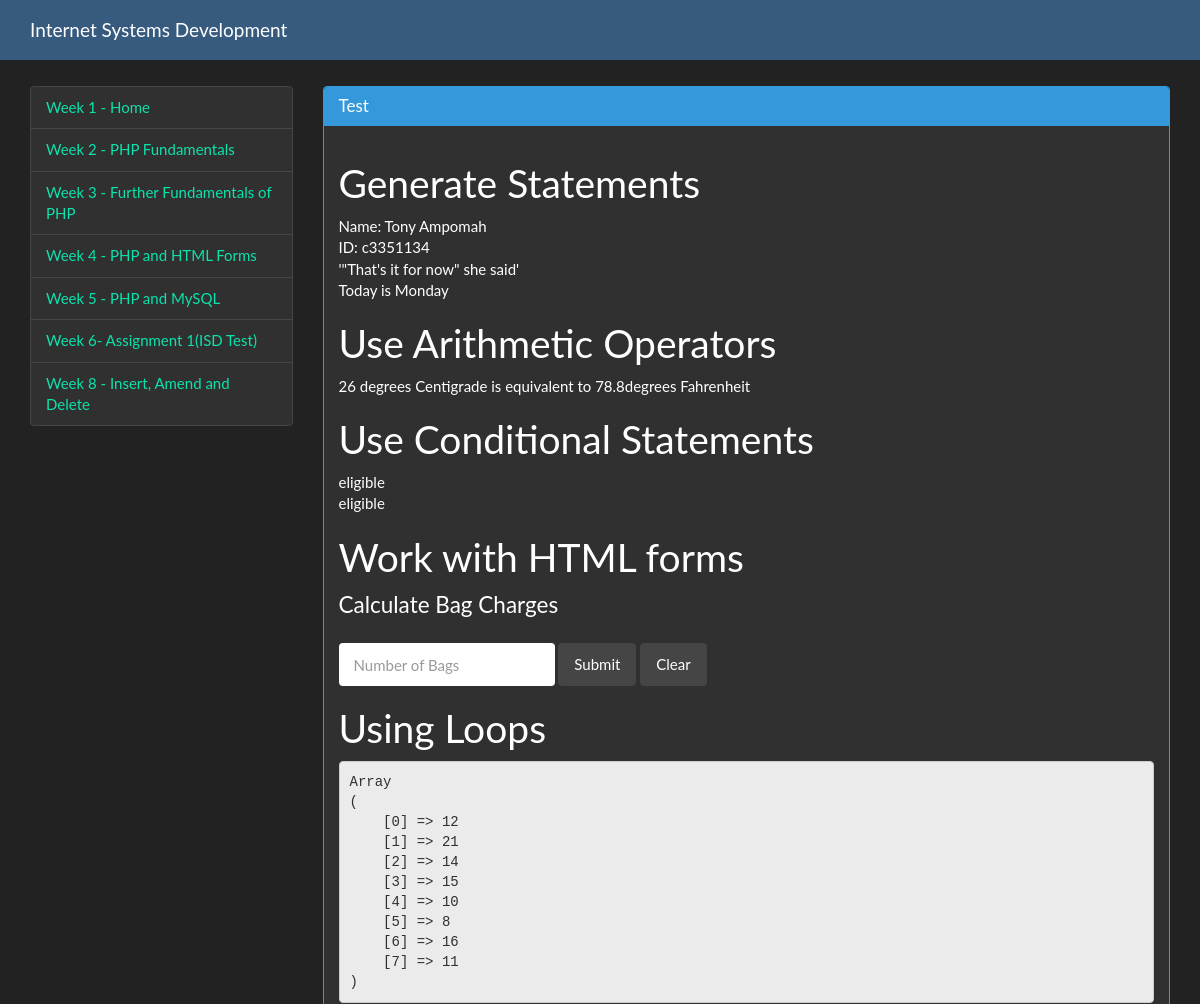
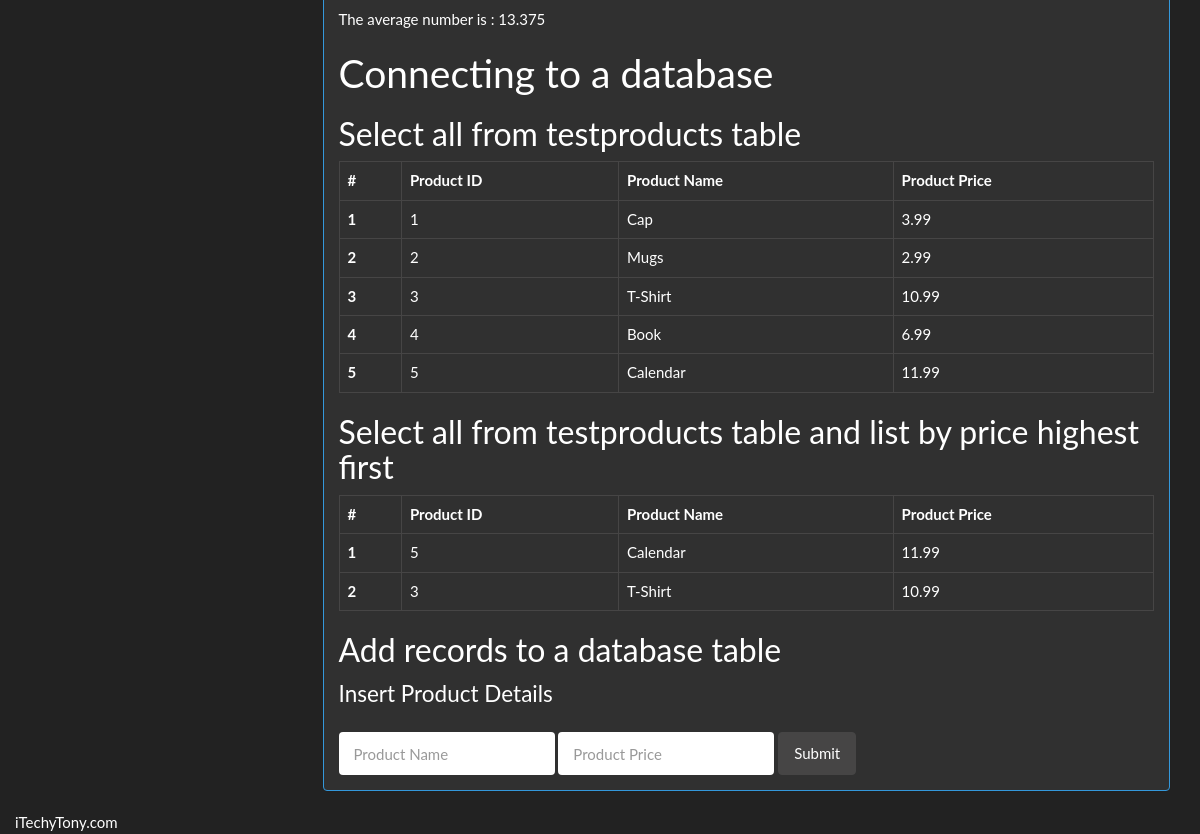
/ISD_test_c3351134.php, run on the app's committed database (2 pictures, top to bottom).
### tables this page shows
CREATE TABLE `testproducts` (
  `ProductID` int(8) NOT NULL AUTO_INCREMENT,
  `ProductName` varchar(50) NOT NULL,
  `ProductPrice` float NOT NULL,
  `ImageName` varchar(15) NOT NULL,
  PRIMARY KEY (`ProductID`)
);

### ISD_test_c3351134.php (the view, shortened to what this page needs)
<?php require_once 'config/init.php'; ?>
<!DOCTYPE html>
<html lang="en">
  <head>
<?php require_once 'head.php'; ?>
  </head>
  <body>
    <?php include'navbar.php'; ?>
 <div class="container">
<br><br><br><br>
  <div class="row">
       <div class="col-lg-3">
           <?php require_once'leftnav.php'; ?>
            </div>
  <div class="col-lg-9">
         <div class="panel panel-info">
  <div class="panel-heading">
    <h3 class="panel-title">Test</h3>
  </div>
  <div class="panel-body">
  <h1>Generate Statements</h1>
    <?php
    echo 'Name: Tony Ampomah</br>';
    print "ID: c3351134</br>";
    echo "'\"That's it for now\" she said'"."</br>";
        $day="Monday";
        echo "Today is ".$day;
    ?>
    <h1>Use Arithmetic Operators </h1>
    <?php
    $temperature=26;
    $temperature_fahrenheit= (1.8*$temperature)+32;
    echo $temperature." degrees Centigrade is equivalent to ".$temperature_fahrenheit."degrees Fahrenheit"
    ?>
<h1>Use Conditional Statements</h1>
    <?php
    $name='David';
    $age= 54;
    if($name =='David' && $age >=50){
      echo"eligible</br>";
    }else{
      echo"in-eligible</br>";
    }
  $length = strlen($name);
    if ($length >= 3 && $length <= 12) {
        echo"eligible";
        } else {
          echo "Name must be between 3 and 12 characters";
        }
    ?>
    <h1>Work with HTML forms</h1>
  <form class="form-inline" method="post" action="ISD_test_c3351134.php">
      <fieldset>
          <legend>
          Calculate Bag Charges
      </legend>
      <div class="form-group">
          <input type="text" class="form-control" name="bags" id="no_of_bags" placeholder="Number of Bags">
      </div>
          <button type="submit" class="btn btn-default">Submit</button>
          <button type="reset" class="btn btn-default">Clear</button>
      </fieldset>
  </form>
    <h1>Using Loops</h1>
    <?php
     $total=0;
    $numbers=array('12', '21', '14', '15','10','8','16','11');
    $arrlength=count($numbers);
	    echo '<pre>';
    print_r($numbers);
	    echo '</pre>';
for($x=0;$x<$arrlength;$x++)
   {
    $total= $numbers[$x]+$total;
   }
  $average=($total/count($numbers));
    echo "The average number is : ".$average;
    ?>
<h1>Connecting to a database</h1>
  <?php
  function displayData($result)
  {
      ?>
      <table class="table table-bordered">
          <thead>
          <tr>
              <th>#</th>
              <th>Product ID</th>
              <th>Product Name</th>
              <th>Product Price</th>
          </tr>
          </thead>
          <tbody>
          <?php
          $numOfRows=0;
          while ($row = $result->fetch(PDO::FETCH_ASSOC))
          {
              $numOfRows++;
              echo '<tr><th scope="row">'.$numOfRows.'</th>';
              echo '<td>' . $row["ProductID"] . '</td>';
              echo '<td>' . $row["ProductName"] . '</td>';
              echo '<td>' . $row["ProductPrice"] . '</td>';
          }
          ?>
          </tbody>
      </table>
  <?php
  }
  ?>
    <?php
    print "<h2>Select all from testproducts table </h2>";
    $sql = "SELECT * FROM testproducts";
    $result = $dbh->query($sql);
    displayData($result);
    print "<h2>Select all from testproducts table and list by price highest first</h2>";
    $sql = "SELECT * FROM testproducts WHERE ProductPrice > 7 ORDER BY ProductPrice DESC";
    $result = $dbh->query($sql);
    ?>
    <h2>Add records to a database table</h2>
  <form class="form-inline" method="post" action="ISD_test_c3351134.php">
      <legend>
          Insert Product Details
      </legend>
      <div class="form-group">
          <input class="form-control" type="text" name="product_name" id="product_name" placeholder="Product Name">
      </div>
      <div class="form-group">
          <input class="form-control" type="text" name="product_price" id="product_price" placeholder="Product Price">
      </div>
      <button type="submit" class="btn btn-default">Submit</button>
  </form>
</div>
</div>
</div>
<?php include_once'footer.php'; ?>
    </div>
  </body>
</html>

### data on the page
testproducts: ProductID "1", ProductName "Cap", ProductPrice "3.99"
testproducts: ProductID "2", ProductName "Mugs", ProductPrice "2.99"
testproducts: ProductID "3", ProductName "T-Shirt", ProductPrice "10.99"
testproducts: ProductID "4", ProductName "Book", ProductPrice "6.99"
testproducts: ProductID "5", ProductName "Calendar", ProductPrice "11.99"

### other printed values
$day "Monday"
$temperature "26"
$temperature_fahrenheit "78.8"
$average "13.375"
